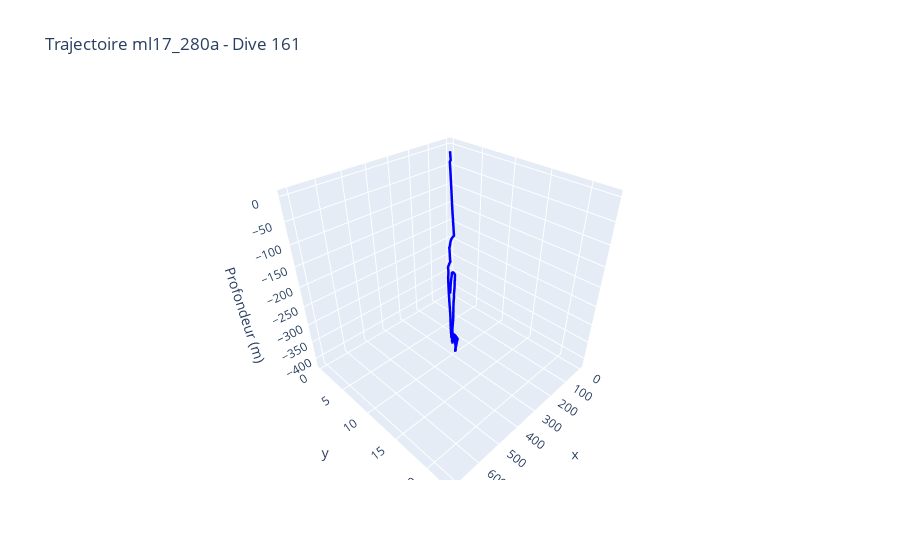

Notebook code for this chart:
### Code cell
traj.plot3D_go(dive=161)

### Figure 1 — Plotly figure (JSON) as saved in the notebook; plotly's stock layout.template omitted (floating-point values rounded to 4 significant figures; data arrays with more than 128 entries replaced by an {"elided": "..."} marker saying what was removed)
{"data": [{"line": {"color": "blue", "width": 5}, "mode": "lines", "type": "scatter3d", "x": {"elided": "355 float values"}, "y": {"elided": "355 float values"}, "z": {"elided": "355 float values"}}], "layout": {"scene": {"aspectmode": "cube", "xaxis": {"title": {"text": "x"}}, "yaxis": {"title": {"text": "y"}}, "zaxis": {"title": {"text": "Profondeur (m)"}}}, "title": {"text": "Trajectoire ml17_280a - Dive 161"}}}
